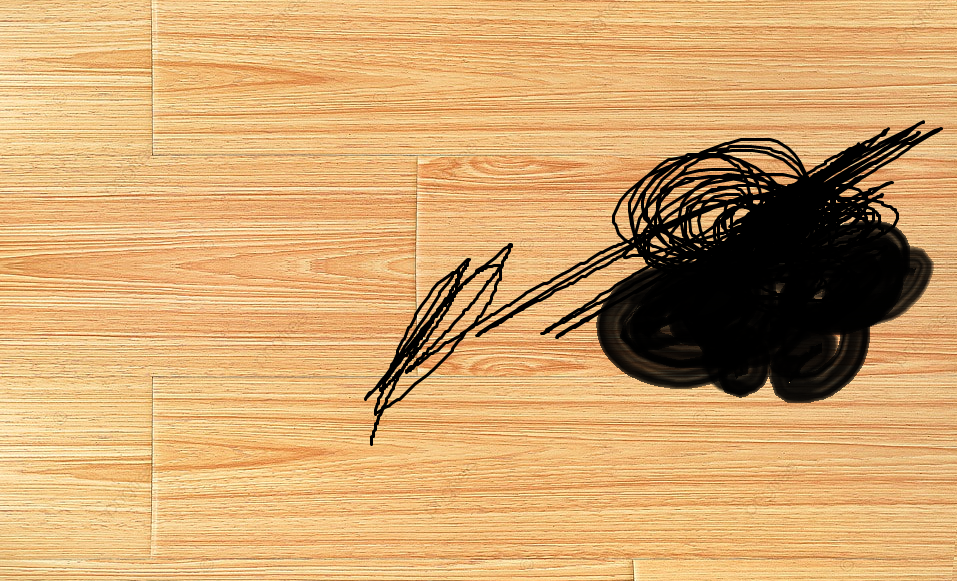
#> input picture test/image/png/2.png, 957 x 581 px, given in place of 12.jpg, which was not available
$ python test.py
#> lines starting #> are read from the running program, lines starting #| are printed output that depends on the picture; after the words box and inside, x2 and y2 are one past the last pixel; in counts of white or black regions, pixels touching at a corner belong together; long printed decimals are rounded; pictures that were not available may be replaced by others from this repository, and a replacement may not be noted
### utils/vector.py
import numpy as np
from PIL.Image import Image

def get_center(img: Image | np.ndarray):
    if isinstance(img, Image):
        img = np.array(img) / 255.0

    weights = 1 - img
    height, lenth = img.shape
    y, x = np.indices((height, lenth))

    total_weight = np.sum(weights)
    center = np.array([np.sum(x * weights), np.sum(y * weights)]) / total_weight
    return center

def get_line(img: Image | np.ndarray) -> list[tuple[float, float]]:
    if isinstance(img, Image):
        img = np.array(img) / 255.0

    weights = 1 - img
    height, lenth = img.shape
    y, x = np.indices((height, lenth))

    center_list = []

    unit = height // 4
    for i in range(4):
        area = weights[unit*i:unit*(i+1)]
        area_weights = np.sum(area)
        if area_weights == 0:
            continue
        else:
            center = np.array([
                np.sum(x[unit*i:unit*(i+1)] * area) / area_weights,
                np.sum(y[unit*i:unit*(i+1)] * area) / area_weights,
            ])
            center_list.append(center)

    return center_list

def line_to_angle(center_list: list[tuple[float, float]]) -> float:
    angle_list = []
    for i in range(len(center_list) - 1):
        vector = np.array(center_list[i+1]) - np.array(center_list[i])
        angle = np.arctan2(vector[1], vector[0])
        angle_list.append(angle)

    if len(angle_list) == 0:
        return 90
    else:
        return np.degrees(sum(angle_list) / len(angle_list))

### utils/visualization.py
import numpy as np
from PIL.Image import Image

import matplotlib.pyplot as plt
from matplotlib.axes._axes import Axes

from utils.vector import get_center, get_line


def show_direction(img: Image | np.ndarray, center: tuple[float, float] = None):
    if isinstance(img, Image):
        img = np.array(img) / 255.0
    heigt, lenth = img.shape

    if center is None:
        center = get_center(img)

    plt.imshow(img, cmap='gray')
    plt.plot([center[0], lenth // 2], [center[1], heigt], color='r')
    plt.scatter(center[0], center[1], color='red', s=50)
    remove_axis(heigt)
    plt.show()


# [18 lines left out: function show_direction_list, not called in this run]

def show_line(img: np.ndarray, center_list: list[tuple[float, float]] = None):
    height, lenth = img.shape

    if center_list is None:
        center_list = get_line(img)

    plt.imshow(img, cmap='gray')
    plt.plot([center[0] for center in center_list], [center[1] for center in center_list], color='red')
    plt.scatter([center[0] for center in center_list], [center[1] for center in center_list], color='red')
    remove_axis(height)
    plt.show()


# [16 lines left out: function show_line_list, not called in this run]


def remove_axis(height: int):
    plt.axis('off')
    plt.ylim(height, 0)


# [4 lines left out: function show, not called in this run]


# [4 lines that do not run on import are left out]

### utils/img_process.py
from PIL.Image import Image

import numpy as np


# [24 lines left out: functions power, sigmoid, not called in this run]


def binaryzation(image: Image | np.ndarray, criteria: float, correction:bool = False) -> np.ndarray:
    if isinstance(image, Image):
        image = np.array(image) / 255.0

    if not correction:
        binary = (image > criteria).astype(int)
        binary = binary.astype(np.float64)
        return binary
    else:
        while True:
            test = binaryzation(image, criteria, False)
            if test.mean() < 0.3:
                criteria -= 0.01
            else:
                return test


def classify(image: np.ndarray, iteration: int) -> np.ndarray:
    lenth, height = image.shape[1], image.shape[0]
    area_original = image[int(0.85 * height):int(height), int(0.30 * lenth):int(0.70 * lenth)]

    image = image + 0.5
    image = image.clip(max=1)

    image[int(0.85 * height):int(height), int(0.30 * lenth):int(0.70 * lenth)] = 0.

    for _ in range(iteration):
        for h in range(height-2, 0, -1):
            for l in range(1, lenth-2, 1):
                if np.min(image[h-1:h+2, l-1:l+2]) == 0:
                    image[h-1:h+2,l-1:l+2] = (image[h-1:h+2, l-1:l+2] - 0.5) * 2
                    image[h-1:h+2,l-1:l+2] = image[h-1:h+2, l-1:l+2].clip(min=0)

            for l in range(lenth-1, 0, -1):
                if np.min(image[h-1:h+2, l-1:l+2]) == 0:
                    image[h-1:h+2,l-1:l+2] = (image[h-1:h+2, l-1:l+2] - 0.5) * 2
                    image[h-1:h+2,l-1:l+2] = image[h-1:h+2, l-1:l+2].clip(min=0)

    image = (image * 2).clip(max=1)
    image[int(0.85 * height):int(height), int(0.30 * lenth):int(0.70 * lenth)] = area_original

    return image

### test/test.py
from PIL import Image, ImageOps

import matplotlib.pyplot as plt
import numpy as np

import utils.visualization as visual
from utils.img_process import power, sigmoid, binaryzation, classify
from utils.vector import get_center, get_line, line_to_angle

img = Image.open('image/jpg/12.jpg').convert('L')
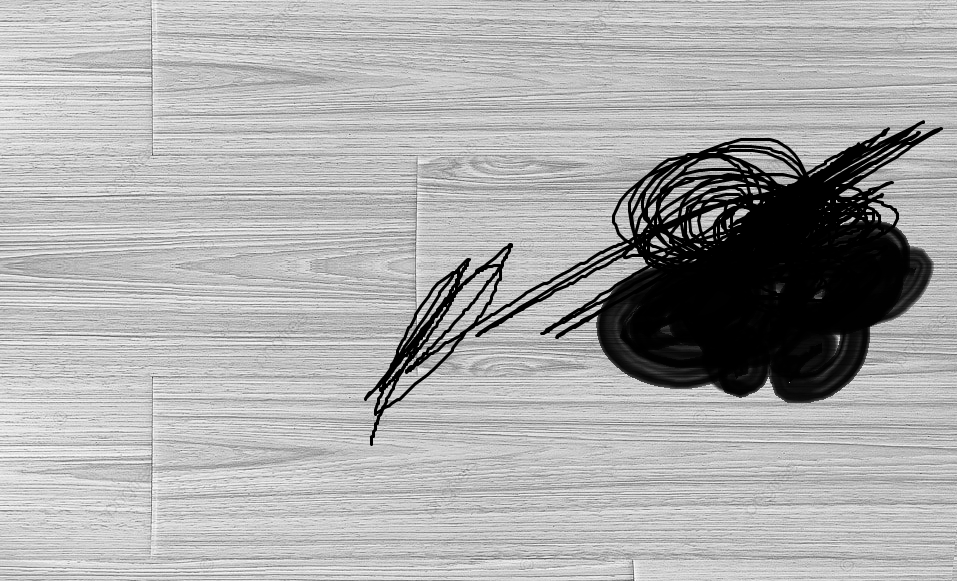
#> img: PIL image 957x581 L; min 0, max 251, mean 170.6
img = ImageOps.exif_transpose(img)
img = img.resize((240, 320))
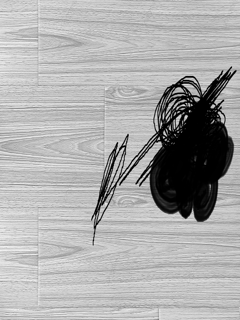
#> img: PIL image 240x320 L; min 0, max 244, mean 170.6

visual.show_direction(img, get_center(img))
#> in get_center, `weights = 1 - img`:
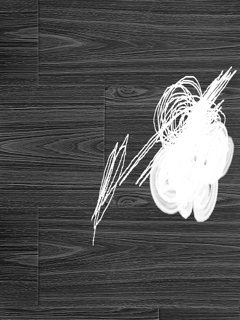
#> weights: shape (320, 240) float64; min 0.0431, max 1, mean 0.331
#> in get_center, `total_weight = np.sum(weights)`: total_weight = 25412.9
#> in get_center, `center = np.array([np.sum(x * weights), np.sum(y * weights)]) / total_..`: center = [139.6, 156.6]

p_img= binaryzation(img, 0.5, correction=True)
#> the loop in binaryzation, `while True:` made 1 pass
#> pass 1, in binaryzation (call 2), `binary = (image > criteria).astype(int)`:
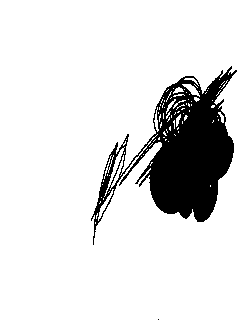
#> binary: shape (320, 240) int64; values 0 (black) and 1 (white), 87.4% white; 2 black regions (1 under 20 px), largest, box (x1, y1, x2, y2) and area: (91, 66, 237, 245) 9694
#> after the loop in binaryzation, `while True:`: criteria = 0.5
p_img = classify(p_img, 1)
#> in classify, `area_original = image[int(0.85 * height):int(height), int(0.30 * lenth..`: area_original: shape (48, 96) float64; values 0 (black) and 1 (white), 100% white; black in thin lines or dots, all inside (x1, y1, x2, y2) = (86, 47, 87, 48)
#> in classify, `image[int(0.85 * height):int(height), int(0.30 * lenth):int(0.70 * len..`:
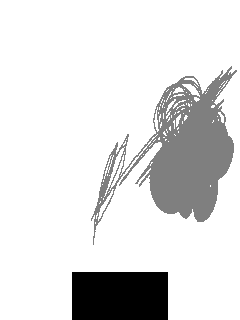
#> image: shape (320, 240) float64; min 0, max 1, mean 0.877
#> in classify, `image = (image * 2).clip(max=1)`: image: shape (320, 240) float64; values 0 (black) and 1 (white), 94% white; 1 black region, box (x1, y1, x2, y2) and area: (72, 272, 168, 320) 4608
#> in classify, `image[int(0.85 * height):int(height), int(0.30 * lenth):int(0.70 * len..`:
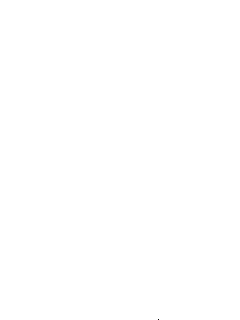
#> image: shape (320, 240) float64; values 0 (black) and 1 (white), 100% white; black in thin lines or dots, all inside (x1, y1, x2, y2) = (158, 319, 159, 320)
print(get_line(p_img))
#> the loop in get_line, `for i in range(4):` made 4 passes
#> (area_weights, center) on pass 4: (1, [158, 319])
#> area_weights on passes 1 to 3: 0, 0, 0
#> after the loop in get_line, `for i in range(4):`: center_list = [[158, 319]]
#| [array([158., 319.])]
visual.show_line(p_img, get_line(p_img))
#> the loop in get_line (call 2), `for i in range(4):` made 4 passes
#> in show_line, `height, lenth = img.shape`: height = 320; lenth = 240
#> in show_line, `plt.show()`:
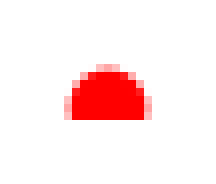
#> figure drawn by matplotlib, 1 panel
print(line_to_angle(get_line(p_img)))
#> in line_to_angle, `angle_list = []`: angle_list = []
#| 90

$ run again, on test/image/png/3.png
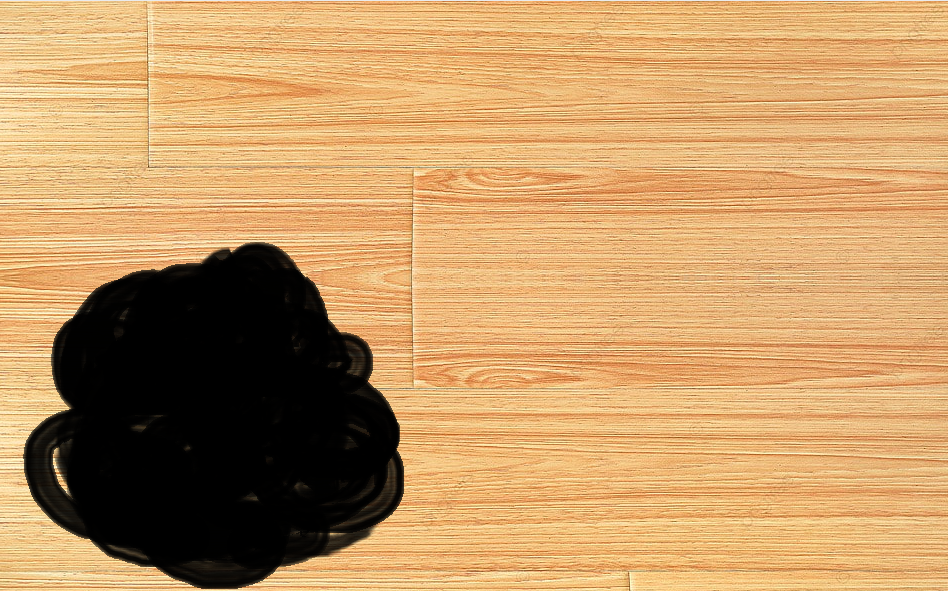
#> input picture test/image/png/3.png, 948 x 591 px, given in place of 12.jpg, which was not available
#> total_weight = 28844.2
#> in get_center, `center = np.array([np.sum(x * weights), np.sum(y * weights)]) / total_..`: center = [100.2, 182]
#> the loop in binaryzation, `while True:` made 1 pass
#> pass 1, in binaryzation (call 2), `binary = (image > criteria).astype(int)`:
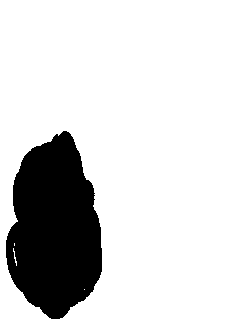
#> binary: shape (320, 240) int64; values 0 (black) and 1 (white), 82.9% white; 1 black region, box (x1, y1, x2, y2) and area: (6, 131, 102, 319) 13095
#> after the loop in binaryzation, `while True:`: criteria = 0.5
#> area_original: shape (48, 96) float64; values 0 (black) and 1 (white), 85.5% white; 1 black region, box (x1, y1, x2, y2) and area: (0, 0, 29, 35) 670
#> the loop in get_line, `for i in range(4):` made 4 passes
#> (area_weights, center) on passes 2 to 4: (1013, [55.34, 149.1]), (6305, [53.4, 202.1]), (5570, [54.52, 270.1])
#> after the loop in get_line, `for i in range(4):`: center_list = [[55.34, 149.1], [53.4, 202.1], [54.52, 270.1]]
#| [array([ 55.339, 149.096]), array([ 53.401, 202.097]), array([ 54.518, 270.072])]
#> the loop in get_line (call 2), `for i in range(4):` made 4 passes
#> in show_line, `height, lenth = img.shape`: height = 320; lenth = 240
#> in show_line, `plt.show()`:
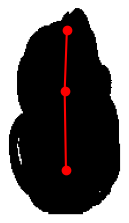
#> figure drawn by matplotlib, 1 panel
#> in line_to_angle, `angle_list = []`: angle_list = []
#> the loop in line_to_angle, `for i in range(len(center_list) - 1):` made 2 passes
#> (vector, angle) on passes 1 to 2: ([-1.94, 53], 1.61), ([1.12, 67.97], 1.55)
#> after the loop in line_to_angle, `for i in range(len(center_list) - 1):`: angle_list = [1.61, 1.55]
#| 90.576

$ run again, on test/image/png/4.png
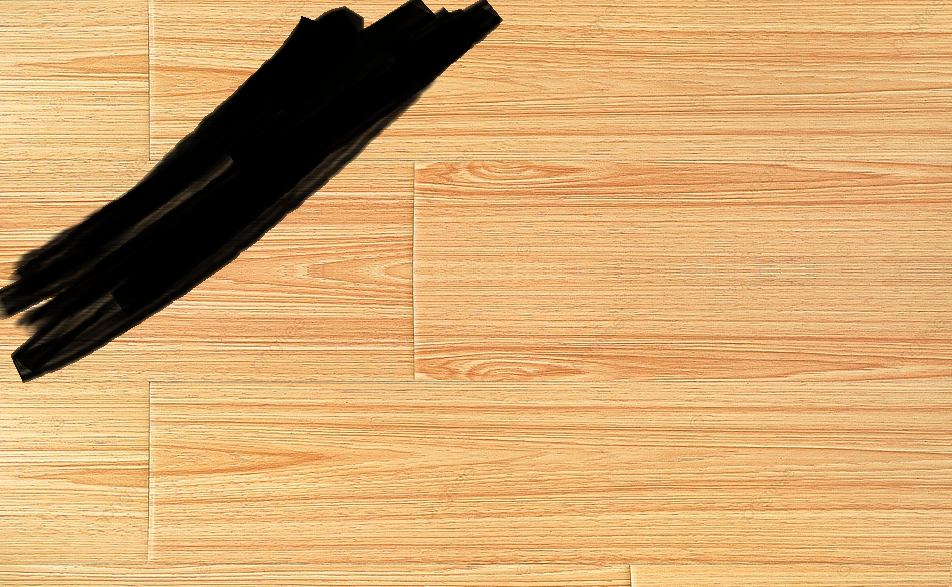
#> input picture test/image/png/4.png, 952 x 587 px, given in place of 12.jpg, which was not available
#> total_weight = 25368.4
#> center = [107.9, 141.7]
#> the loop in binaryzation, `while True:` made 1 pass
#> pass 1, in binaryzation (call 2), `binary = (image > criteria).astype(int)`:
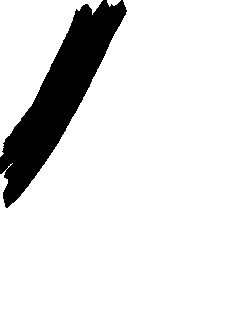
#> binary: shape (320, 240) int64; values 0 (black) and 1 (white), 88.5% white; 1 black region, box (x1, y1, x2, y2) and area: (0, 0, 127, 208) 8840
#> after the loop in binaryzation, `while True:`: criteria = 0.5
#> area_original: shape (48, 96) float64; every value is 1
#> after the loop in get_line, `for i in range(4):`: center_list = []
#> in show_line, `height, lenth = img.shape`: height = 320; lenth = 240
#> in show_line, `plt.show()`:
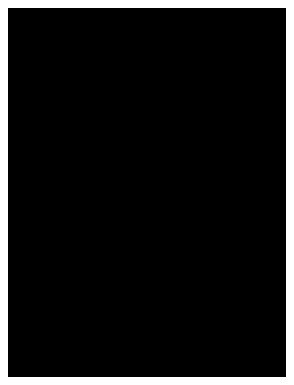
#> figure drawn by matplotlib, 1 panel
#> angle_list = []
#| 90
